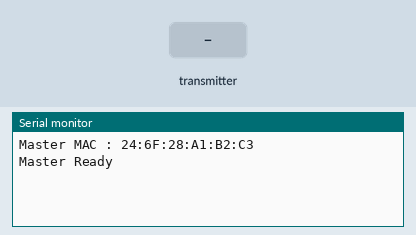
Recording of a sketch running on a simulated ESP32. On the bench: the last lines printed to the serial monitor. The test bench sets the inputs (shaded band).

Above: at 1.2 s.
1.3 s: the transmitter starts sending rawFlow = 0
At 1.61 s:
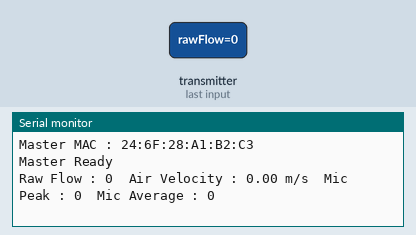
3.3 s: the transmitter starts sending airVelocity = 25
At 3.61 s:
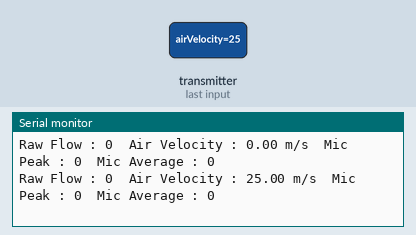
4.8 s: the transmitter starts sending micPeak = 1024
At 5.11 s:
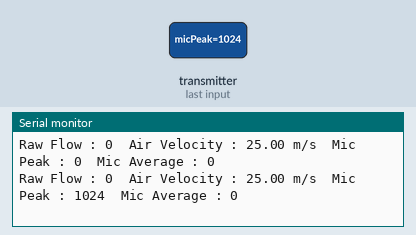
6.3 s: the transmitter starts sending micAverage = 1024
At 6.61 s:
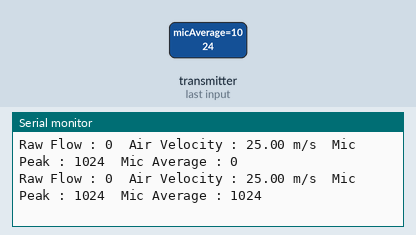
7.8 s: the transmitter starts sending rawFlow = 1024
At 8.11 s:
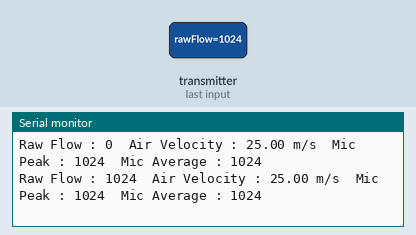
9.3 s: the transmitter starts sending airVelocity = 0
At 9.61 s:
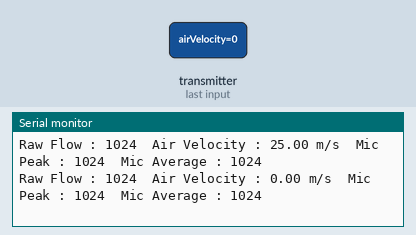

The sketch:

master_code.ino
```cpp
#include <WiFi.h>
#include <esp_now.h>

typedef struct
{
    int rawFlow;
    float airVelocity;
    int micPeak;
    int micAverage;
} SensorData;

SensorData sensorData;

void OnDataRecv(const esp_now_recv_info_t *recvInfo,
                const uint8_t *incomingData,
                int len)
{
    memcpy(&sensorData, incomingData, sizeof(sensorData));

    Serial.print("Raw Flow : ");
    Serial.print(sensorData.rawFlow);

    Serial.print("  Air Velocity : ");
    Serial.print(sensorData.airVelocity);
    Serial.print(" m/s");

    Serial.print("  Mic Peak : ");
    Serial.print(sensorData.micPeak);

    Serial.print("  Mic Average : ");
    Serial.println(sensorData.micAverage);
}

void setup()
{
    Serial.begin(115200);

    WiFi.mode(WIFI_STA);

    Serial.print("Master MAC : ");
    Serial.println(WiFi.macAddress());

    if (esp_now_init() != ESP_OK)
    {
        Serial.println("ESP-NOW Init Failed");
        return;
    }

    esp_now_register_recv_cb(OnDataRecv);

    Serial.println("Master Ready");
}

void loop()
{
}
```

Measured:
- after the input at 1.3 s, the serial monitor: prints a new line at once (image 1)
- after the input at 3.3 s, the serial monitor: prints a new line at once (image 2)
- after the input at 4.8 s, the serial monitor: prints a new line at once (image 3)
- after the input at 6.3 s, the serial monitor: prints a new line at once (image 4)
- after the input at 7.8 s, the serial monitor: prints a new line at once (image 5)
- after the input at 9.3 s, the serial monitor: prints a new line at once (image 6)
